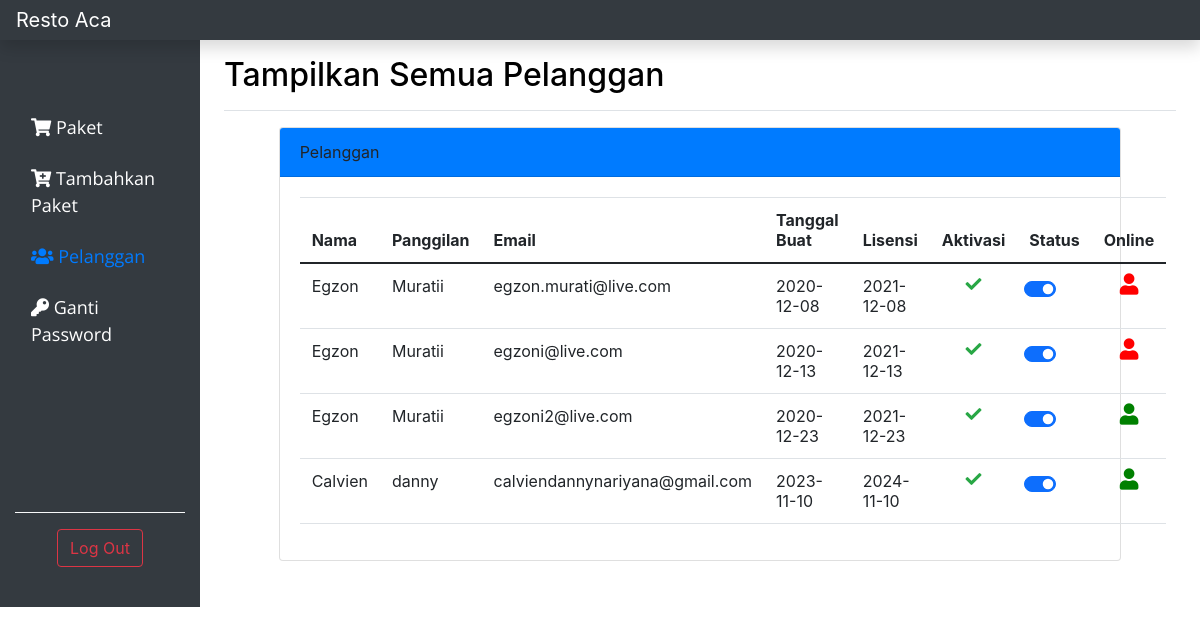
Screenshot of /customers.php (signed in) with the database file from the repository.
### tables this page shows
CREATE TABLE `users` (
  `id` int(11) NOT NULL,
  `name` varchar(255) NOT NULL,
  `lastname` varchar(255) NOT NULL,
  `email` varchar(255) NOT NULL,
  `password` varchar(255) NOT NULL,
  `create_date` timestamp NOT NULL DEFAULT CURRENT_TIMESTAMP,
  `license_date` varchar(255) DEFAULT NULL,
  `active_status` varchar(255) NOT NULL,
  `status` smallint(1) NOT NULL DEFAULT '0',
  `role` varchar(255) NOT NULL DEFAULT 'user',
  `online` smallint(6) NOT NULL DEFAULT '0'
);

### product_class.php (called while the page is built, shortened)
<?php
class Products {
    private $servername = "localhost";
    private $username = "root";
    private $password = "";
    private $database = "phpoop";
    public $con;
    public function __construct()
    {
        $this->con = new mysqli($this->servername, $this->username, $this->password, $this->database);
        if (mysqli_connect_error()) {
            trigger_error("Failed to connect to MySQL: " . mysqli_connect_error());
        } else {
            return $this->con;
        }
    }
    public function displayUsers(){
        $query = "SELECT * FROM users WHERE role = 'user'";
        $result = $this->con->query($query);
        if ($result->num_rows > 0) {
            $data = [];
            while ($row = $result->fetch_assoc()) {
                $data[] =  $row;
            }
            return $data;
        } else {
            echo "No found records";
        }
    }
}

### customers.php (the view, shortened to what this page needs)
<?php
include "product_class.php";
$users = new Products();
$display = $users->displayUsers();
?>
<html lang="en">
<head>
    <link rel="stylesheet" href="admin.css">
    <link href="https://cdn.jsdelivr.net/npm/bootstrap@5.0.0-beta1/dist/css/bootstrap.min.css" rel="stylesheet">
    <link rel="stylesheet" href="https://cdnjs.cloudflare.com/ajax/libs/twitter-bootstrap/4.5.2/css/bootstrap.css">
    <link rel="stylesheet" href="https://cdn.datatables.net/1.10.22/css/dataTables.bootstrap4.min.css">
    <link rel="stylesheet" href="https://cdn.datatables.net/responsive/2.2.6/css/responsive.bootstrap4.min.css">
    <link rel="stylesheet" href="https://cdnjs.cloudflare.com/ajax/libs/font-awesome/5.15.1/css/all.min.css">
</head>
<body>
    <header class="navbar navbar-dark sticky-top bg-dark flex-md-nowrap p-0 shadow">
        <a class="navbar-brand col-md-3 col-lg-2 me-0 px-3" href="#">Resto Aca</a>
    </header>
    <div class="container-fluid">
        <div class="row">
            <nav id="sidebarMenu" class="col-md-3 col-lg-2 d-md-block bg-dark sidebar collapse ">
                <div class="position-sticky pt-3">
                    <ul class="nav flex-column">
                        <li class="nav-item  mb-2">
                            <a class="nav-link  text-white" href="product.php">
                                <i class="fas fa-shopping-cart"></i>
                                Paket
                            </a>
                        </li>
                        <li class="nav-item  mb-2">
                            <a class="nav-link  text-white" href="add_product.php">
                                <i class="fas fa-cart-plus"></i>
                                Tambahkan Paket
                            </a>
                        </li>
                        <li class="nav-item  mb-2">
                            <a class="nav-link  active" href="customers.php">
                                <i class="fas fa-users"></i>
                                Pelanggan
                            </a>
                        </li>
                        <li class="nav-item  mb-2">
                            <a class="nav-link text-white" href="changePassword.php">
                                <i class="fas fa-key"></i>
                                Ganti Password
                            </a>
                        </li>
                    </ul>
                    <div class="border-top border-light p-3 mb-4 mt-5">
                        <div class="text-center">
                        <a href="logoutadmin.php" class="btn btn-outline-danger">Log Out</a>
                        </div>
                    </div>
                </div>
            </nav>
            <main class="col-md-9 ms-sm-auto col-lg-10 px-md-4">
                <div class="d-flex justify-content-between flex-wrap flex-md-nowrap align-items-center pt-3 pb-2 mb-3 border-bottom">
                    <h1 class="h2">Tampilkan Semua Pelanggan </h1>
                </div>
                <div class="container">
                    <div class="row justify-content-md-center">
                        <div class="col-md-11">
                            <div class="card">
                                <div class="card-header bg-primary">
                                Pelanggan
                                </div>
                                <div class="card-body">
                                <table id="example" class="table  responsive nowrap  table-responsive-sm" style="width:100%">
                                        <thead>
                                            <tr>
                                                <th>Nama</th>
                                                <th>Panggilan</th>
                                                <th>Email</th>
                                                <th>Tanggal Buat</th>
                                                <th>Lisensi</th>
                                                <th>Aktivasi</th>
                                                <th>Status</th>
                                                <th>Online</th>
                                            </tr>
                                        </thead>
                                        <tbody>
                                            <?php
                                            if (count($display)) {
                                                foreach ($display as $row) {
                                            ?>
                                                    <tr>
                                                        <td><?php echo ucfirst($row['name']) ?></td>
                                                        <td><?php echo $row['lastname'] ?></td>
                                                        <td><?php echo $row['email'] ?></td>
                                                        <td><?php
                                                        echo date("Y-m-d",strtotime($row['create_date']));
                                                       ?></td>
                                                        <td><?php echo $row['license_date'] ?></td>
                                                        <td class="text-center"><?php  if($row['active_status'] == "verified"){
                                                            ?> <i class="fas fa-check text-success"></i>
                                                         <?php }else{
                                                             ?>
                                                             <i class="fas fa-exclamation text-warning"></i>
                                                             <?php
                                                         }
                                                         ?>
                                                       </td>
                                                       <td class="text-center">
                                                       <div class="form-check form-switch">
  <input type="checkbox"   id='<?php echo $row['id'] ?>' class="form-check-input " <?php echo $row['status']=='0'?'checked':'' ?> >
</div>
                </td>
                <td>
                  <?php
                     if($row['online'] == '0'){ ?>
               <div class="text-center">
                <i class="fa fa-user fa-lg" style="color:red"></i>
              </div>
                   <?php
                     }if($row['online'] == '1'){ ?>
                       <div class="text-center">
                <i class="fa fa-user fa-lg" style="color:green"></i>
              </div>
                  <?php
                     }
                  ?>
                </td>
                                                    </tr>
                                            <?php }
                                            } ?>
                                        </tbody>
                                    </table>
                                </div>
                            </div>
                        </div>
                    </div>
                </div>
            </main>
        </div>
    </div>
</body>
</html>

### admin.css (style rules this page uses)
* { padding: 0; margin: 0; box-sizing: border-box; }
#sidebarMenu .nav { margin-top: 50px; padding-bottom: 100px; }
.nav-link { font-family: 'Open Sans', sans-serif; font-size: 18px; }
.h2 { color:black; }

### rows the page displays
users: name "Egzon", lastname "Muratii", email "egzon.murati@live.com", create_date "2020-12-08", license_date "2021-12-08", active_status "verified" (drawn), status "☑", online 0 (drawn)
users: name "Egzon", lastname "Muratii", email "egzoni@live.com", create_date "2020-12-13", license_date "2021-12-13", active_status "verified" (drawn), status "☑", online 0 (drawn)
users: name "Egzon", lastname "Muratii", email "egzoni2@live.com", create_date "2020-12-23", license_date "2021-12-23", active_status "verified" (drawn), status "☑", online 1 (drawn)
users: name "Calvien", lastname "danny", email "calviendannynariyana@gmail.com", create_date "2023-11-10", license_date "2024-11-10", active_status "verified" (drawn), status "☑", online 1 (drawn)
